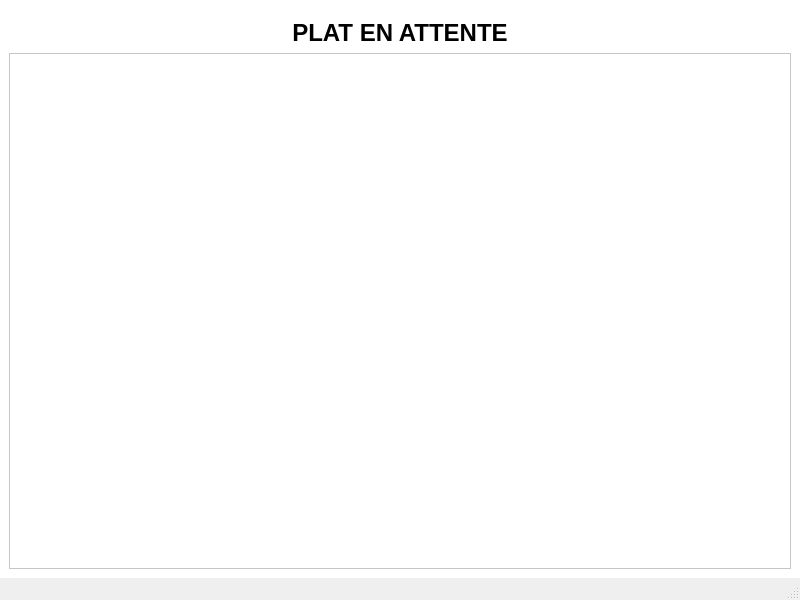
<?xml version="1.0" encoding="UTF-8"?>
<ui version="4.0">
 <class>MainWindow</class>
 <widget class="QMainWindow" name="MainWindow">
  <property name="geometry">
   <rect>
    <x>0</x>
    <y>0</y>
    <width>800</width>
    <height>600</height>
   </rect>
  </property>
  <property name="windowTitle">
   <string>Plats en attentes</string>
  </property>
  <widget class="QWidget" name="centralwidget">
   <property name="styleSheet">
    <string>background-color: white;</string>
   </property>
   <layout class="QVBoxLayout" name="verticalLayout">
    <!-- En-tête -->
    <item>
     <widget class="QLabel" name="attenteLabel">
      <property name="text">
       <string>PLAT EN ATTENTE</string>
      </property>
      <property name="alignment">
       <set>Qt::AlignCenter</set>
      </property>
      <property name="styleSheet">
       <string>font-weight: bold; font-size: 24px; margin-top: 10px;</string>
      </property>
     </widget>
    </item>
    <!-- Scroll Area pour la liste des menus -->
    <item>
     <widget class="QScrollArea" name="menuScrollArea">
      <property name="widgetResizable">
       <bool>true</bool>
      </property>
      <widget class="QWidget" name="menuScrollAreaWidget">
       <layout class="QVBoxLayout" name="menuListLayout"/>
      </widget>
     </widget>
    </item>
   </layout>
  </widget>
  <widget class="QMenuBar" name="menubar">
   <property name="geometry">
    <rect>
     <x>0</x>
     <y>0</y>
     <width>800</width>
     <height>18</height>
    </rect>
   </property>
  </widget>
  <widget class="QStatusBar" name="statusbar"/>
 </widget>
 <resources/>
 <connections/>
</ui>
